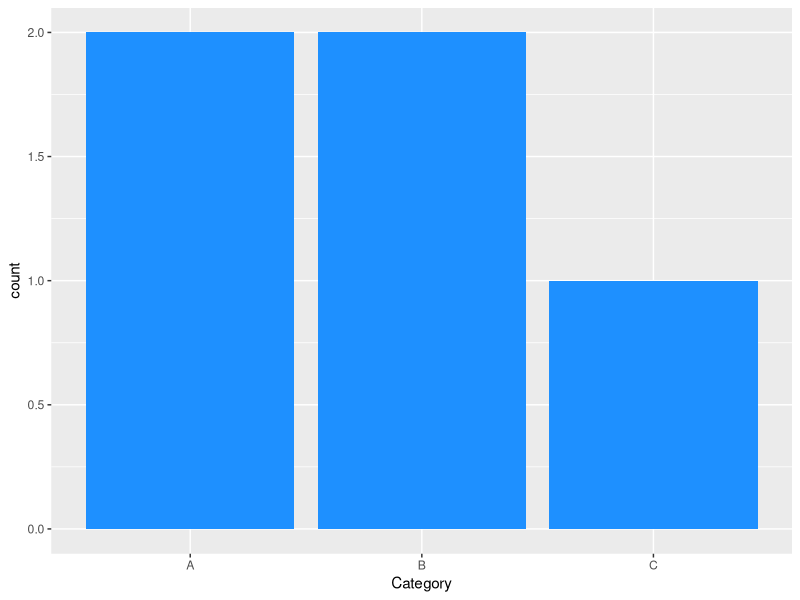
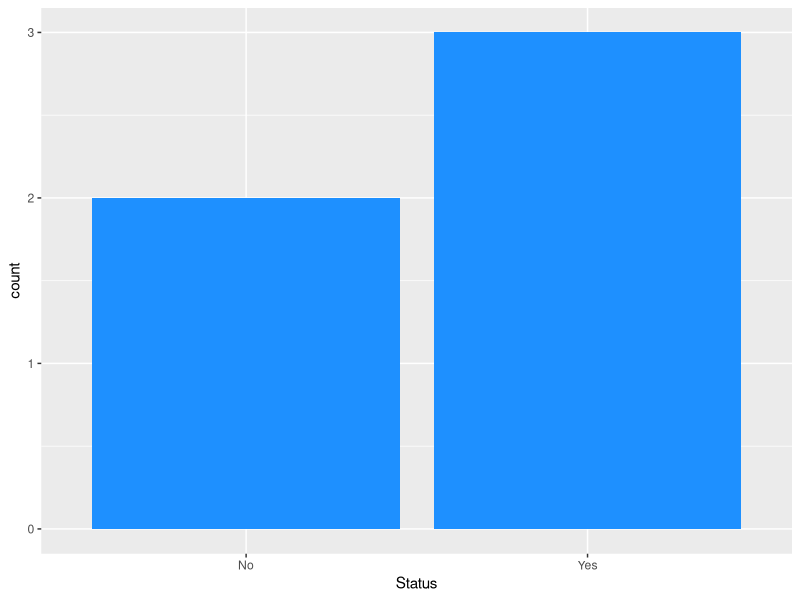
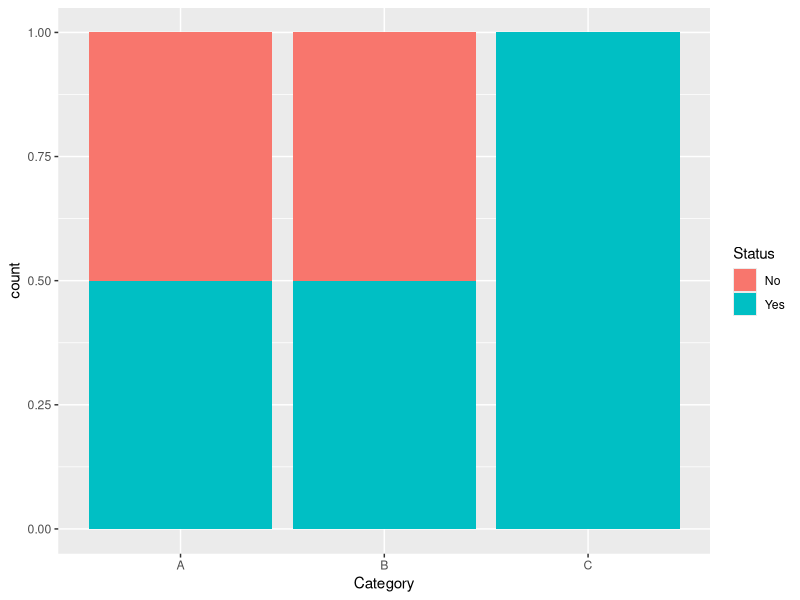
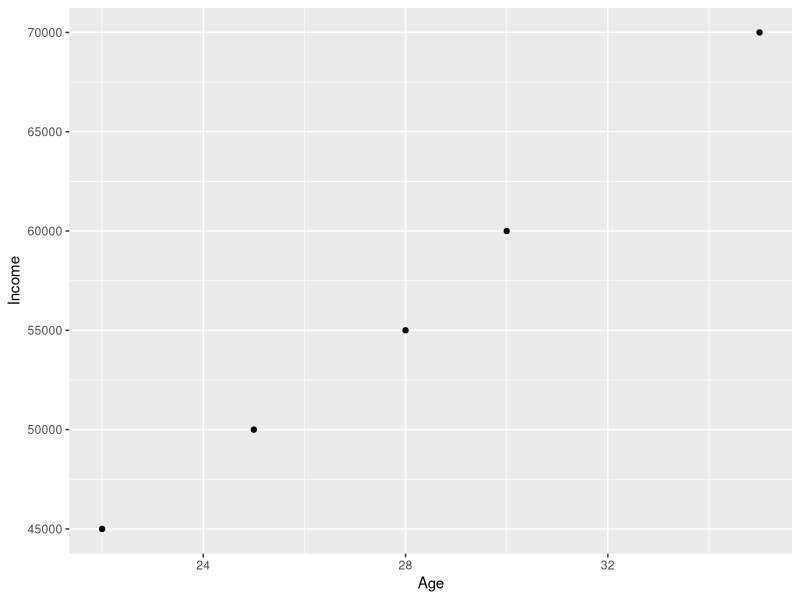
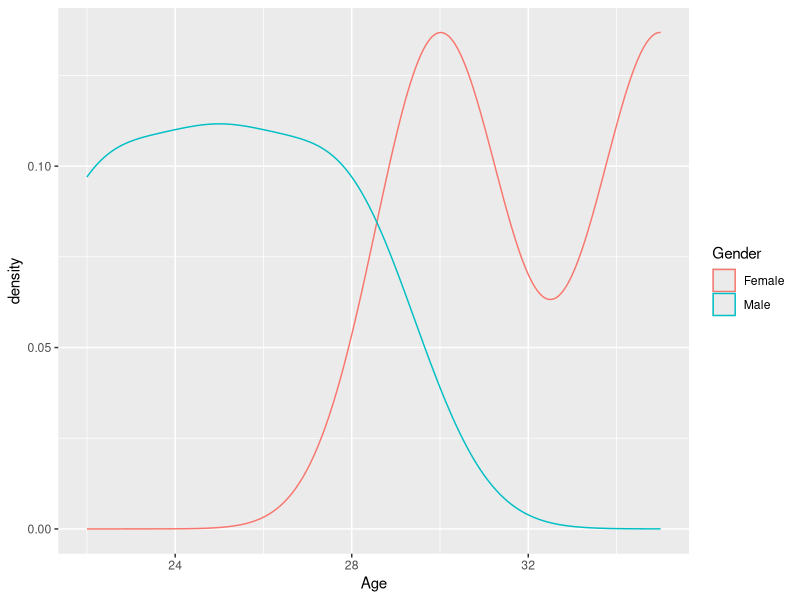
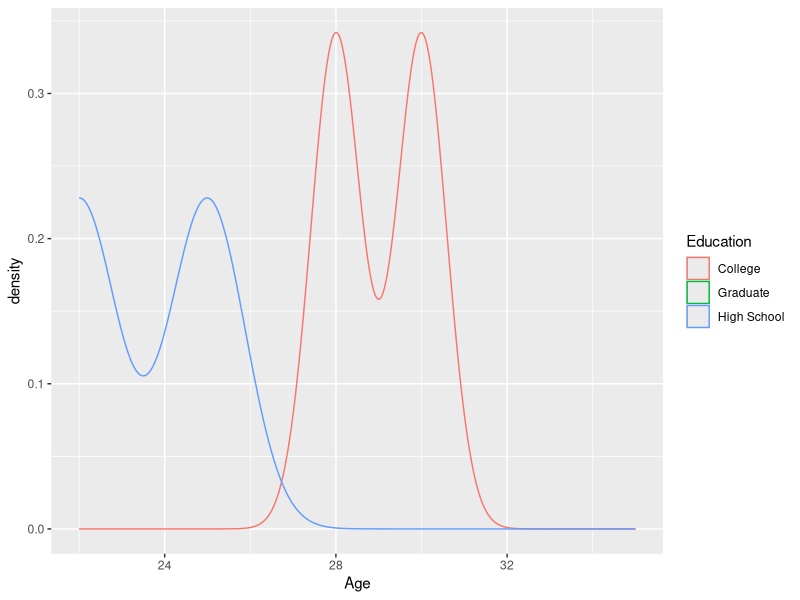
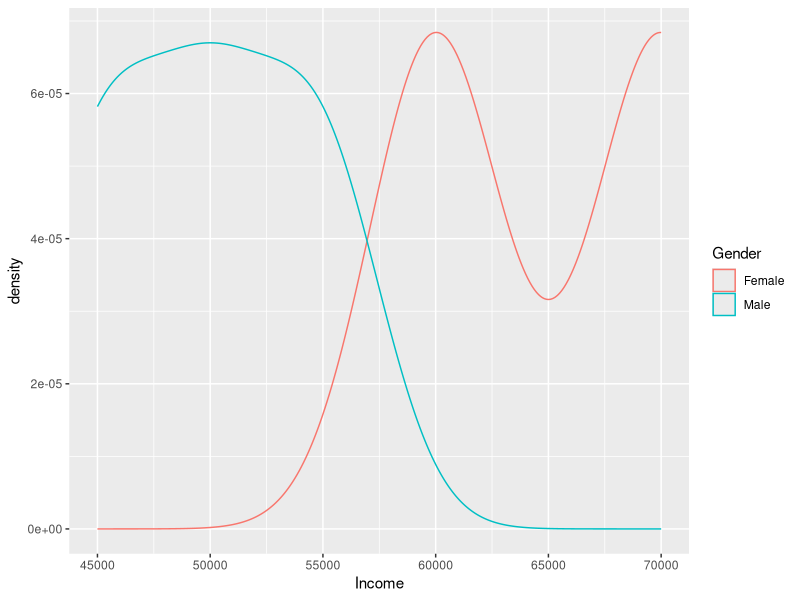
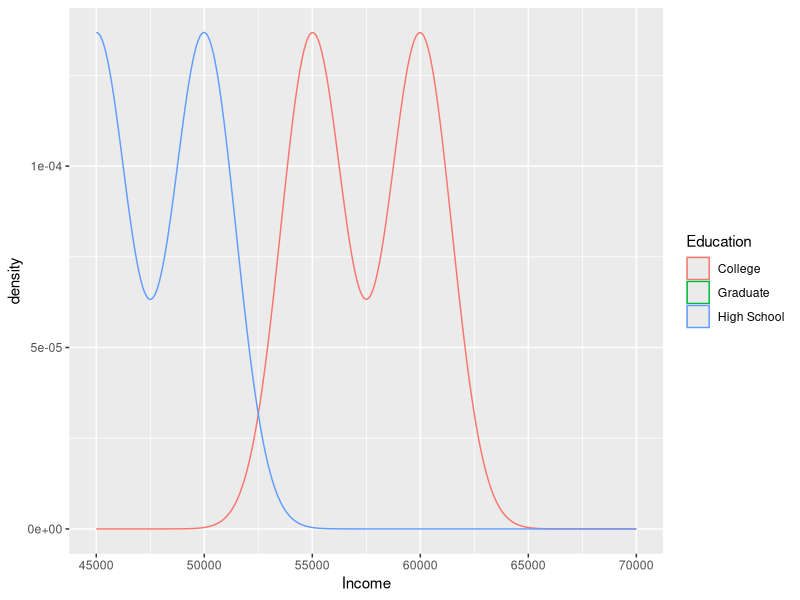

Write R code to recreate these figures, in order.
## ---- chunk 1
knitr::opts_chunk$set(message = FALSE)
## ---- chunk 2
df_missing_func <- function(df) {
  for (i in seq_along(df)) {
    if (is.numeric(df[[i]])) {
      df[[i]] <- ifelse(is.na(df[[i]]), mean(df[[i]], na.rm = TRUE), df[[i]])
    }
  }
  return(df)
}
## ---- chunk 3
example_df <- data.frame(
  A = c(1, 2, NA, 4, 5),
  B = c(NA, 2, 3, 4, 5),
  C = c("No", NA, "Yes", NA, "No")
)
new_example_df <- df_missing_func(example_df)

print(new_example_df)
## ---- chunk 4
df_missing_func2 <- function(df) {
  library(zoo)
  for (i in seq_along(df)) {
    if (is.numeric(df[[i]])) {
      df[[i]] <- ifelse(is.na(df[[i]]), mean(df[[i]], na.rm = TRUE), df[[i]])
    }
    else if (!is.numeric(df[[i]])) {
      mode_val <- names(sort(-table(df[[i]])))[1]
      df[[i]] <- na.fill(df[[i]], fill = mode_val)
    }
  }
  return(df)
}
## ---- chunk 5
example_df <- data.frame(
  A = c(1, 2, NA, 4, 5),
  B = c(NA, 2, 3, 4, 5),
  C = c("No", NA, "Yes", NA, "No")
)
new_example_df <- df_missing_func2(example_df)

print(new_example_df)
## ---- chunk 6
df_bar_plot <- function(df) {
  library(ggplot2)
  library(dplyr)
  
  for (col_name in names(df)) {
    if (!is.numeric(df[[col_name]])) {
      plot_object <- df %>%
        ggplot(aes(x = .data[[col_name]])) +
        geom_bar(fill = "dodgerblue")
      
      print(plot_object)
    }
  }
}
## ---- chunk 7
example_df <- data.frame(
  Category = c("A", "B", "C", "A", "B"),
  Count = c(10, 15, 8, 12, 20),
  Status = c("Yes", "No", "Yes", "No", "Yes")
)

df_bar_plot(example_df)
## ---- chunk 8
df_bar_plot2 <- function(df){
library(ggplot2)
  l <- length(df)
  for (i in 1:(l-1))
    for (j in (i+1):l)
  {
    if ((!is.numeric(df[[i]])) & (!is.numeric(df[[j]])))
    {
      print(ggplot(df, aes(x = df[[i]], fill = df[[j]])) + 
              geom_bar(position = 'fill')+
              labs(x = names(df)[i], fill = names(df)[j]))
    }
  }
}
## ---- chunk 9
example_df <- data.frame(
  Category = c("A", "B", "C", "A", "B"),
  Count = c(10, 15, 8, 12, 20),
  Status = c("Yes", "No", "Yes", "No", "Yes")
)

df_bar_plot2(example_df)
## ---- chunk 10
quick_plot <- function(df){
library(ggplot2)
  l <- length(df)
  for (i in 1:(l-1))
    for (j in (i+1):l)
  {
     if (is.numeric(df[[i]])&is.numeric(df[[j]]))
    {
      print(ggplot(df, aes(x = df[[i]], y = df[[j]]))+ 
              geom_point()+
              labs(x = names(df)[i], y = names(df)[j]))
     }
     else if (is.numeric(df[[i]])& (!is.numeric(df[[j]])))
    {
      print(ggplot(df, aes(x = df[[i]], color = df[[j]]))+ 
              geom_density()+labs(x = names(df)[i], color = names(df)[j]))
     }
      else if ((!is.numeric(df[[i]])) & (!is.numeric(df[[j]])))
    {
      print(ggplot(df, aes(x = df[[i]], fill = df[[j]])) + 
              geom_bar(position = 'fill')+
              labs(x = names(df)[i], fill = names(df)[j]))
    }
  }
}
## ---- chunk 11
example_df <- data.frame(
  Age = c(25, 30, 22, 35, 28),
  Income = c(50000, 60000, 45000, 70000, 55000),
  Gender = c("Male", "Female", "Male", "Female", "Male"),
  Education = c("High School", "College", "High School", "Graduate", "College")
)

quick_plot(example_df)
